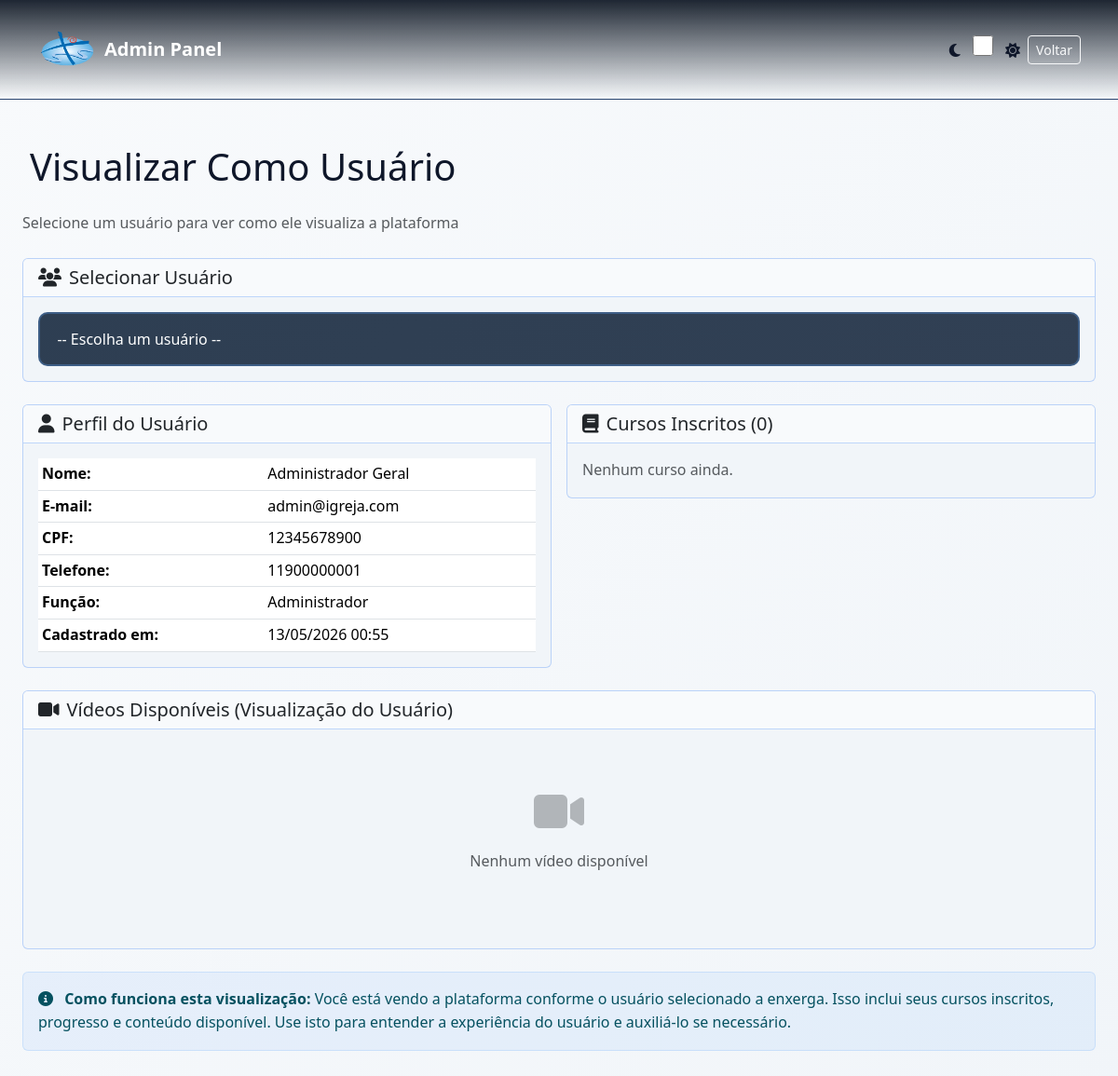
The app's page /php/admin/admin_visao_usuario.php?user_id=1 (signed in) with its own data.
### tables this page shows
CREATE TABLE IF NOT EXISTS ID_FIEL (
    IDF_ID INT UNSIGNED AUTO_INCREMENT PRIMARY KEY,
    IDF_NOME VARCHAR(100) NOT NULL,
    IDF_TELEFONE VARCHAR(20) NULL,
    IDF_EMAIL VARCHAR(150) NOT NULL,
    IDF_CPF CHAR(11) NOT NULL,
    IDF_FILIAL_ID INT UNSIGNED NULL,
    IDF_FUNCAO VARCHAR(50) NULL,
    IDF_ENDERECO VARCHAR(200) NULL,
    IDF_SENHA_HASH VARCHAR(255) NOT NULL,
    IDF_STATUS VARCHAR(20) NOT NULL DEFAULT 'pendente' COMMENT 'pendente, aprovado, negado',
    IDF_ATIVO TINYINT(1) NOT NULL DEFAULT 1,
    IDF_EMAIL_VERIFICADO_EM DATETIME NULL,
    IDF_ULTIMO_LOGIN_EM DATETIME NULL,
    IDF_CRIADO_EM TIMESTAMP NOT NULL DEFAULT CURRENT_TIMESTAMP,
    IDF_ATUALIZADO_EM TIMESTAMP NOT NULL DEFAULT CURRENT_TIMESTAMP ON UPDATE CURRENT_TIMESTAMP,
    IDF_REMOVIDO_EM DATETIME NULL,
    UNIQUE KEY UK_ID_FIEL_EMAIL (IDF_EMAIL),
    UNIQUE KEY UK_ID_FIEL_CPF (IDF_CPF),
    KEY IX_ID_FIEL_FILIAL (IDF_FILIAL_ID),
    KEY IX_ID_FIEL_ATIVO (IDF_ATIVO),
    CONSTRAINT FK_ID_FIEL_FILIAL
        FOREIGN KEY (IDF_FILIAL_ID) REFERENCES ID_FILIAL(IDL_ID)
        ON UPDATE CASCADE
        ON DELETE SET NULL
);

### php/conexao.php (called while the page is built, shortened)
<?php
function site_url($path = '') {
    return rtrim(SITE_BASE_URL, '/') . '/' . ltrim($path, '/');
}
?>

### php/admin/admin_visao_usuario.php (the view, shortened to what this page needs)
<?php
include("../conexao.php");
$usuario_id = isset($_GET["user_id"]) ? (int) $_GET["user_id"] : 0;
$usuario = null;
$cursos = array();
$videos = array();
if ($usuario_id > 0) {
    $sql_user = "SELECT IDF_ID, IDF_NOME, IDF_EMAIL, IDF_FUNCAO, IDF_FILIAL_ID, IDF_CPF, IDF_TELEFONE, IDF_ENDERECO, IDF_CRIADO_EM FROM ID_FIEL WHERE IDF_ID = $usuario_id LIMIT 1";
    $res_user = mysqli_query($conn, $sql_user);
    if ($res_user && mysqli_num_rows($res_user) > 0) {
        $usuario = mysqli_fetch_assoc($res_user);
    } else {
        $erro = "Usuário não encontrado.";
    }
}
?>
<!DOCTYPE html>
<html lang="pt-BR" data-theme="dark">
<head>
    <link href="https://cdn.jsdelivr.net/npm/bootstrap@5.3.2/dist/css/bootstrap.min.css" rel="stylesheet">
    <link rel="stylesheet" href="https://cdnjs.cloudflare.com/ajax/libs/font-awesome/6.5.1/css/all.min.css">
    <link rel="stylesheet" href="../../css/styles.css">
</head>
<body style="transition: background 0.3s ease;">
    <nav class="navbar navbar-expand-lg navbar-dark w-100 p-3" style="background: rgba(7,16,29,0.98); border-bottom: 1px solid var(--border-color); transition: all 0.3s ease;">
        <div class="container-fluid px-4">
            <a class="navbar-brand fw-bold d-flex align-items-center" href="<?php echo site_url('php/admin/admin_conteudos.php'); ?>">
                <img src="../../assets/logo.png" alt="Logotipo" class="logo me-2" /> Admin Panel
            </a>
            <div class="d-flex gap-2 align-items-center ms-auto">
                <div class="theme-toggle-container">
                    <i class="fas fa-moon theme-icon" style="font-size: 1rem;"></i>
                    <input type="checkbox" id="theme-toggle" class="theme-toggle" aria-label="Alternar tema" style="width: 40px; height: 22px;">
                    <i class="fas fa-sun theme-icon" style="font-size: 1rem;"></i>
                </div>
                <a href="admin_conteudos.php" class="btn btn-sm btn-outline-light">Voltar</a>
            </div>
        </div>
    </nav>
    <main class="container-fluid py-5 px-4">
        <div class="row">
            <div class="col-12">
                <h1 class="mb-4"><i class="fas fa-user-eye me-2"></i>Visualizar Como Usuário</h1>
                <p class="text-muted mb-4">Selecione um usuário para ver como ele visualiza a plataforma</p>
                <div class="card mb-4" style="background: var(--bg-light); border: 1px solid var(--border-color);">
                    <div class="card-header" style="background: var(--bg-dark); border-bottom: 1px solid var(--border-color);">
                        <h5 class="mb-0"><i class="fas fa-users me-2"></i>Selecionar Usuário</h5>
                    </div>
                    <div class="card-body">
                        <form method="GET" class="d-flex gap-2">
                            <select name="user_id" class="form-select custom-input" required onchange="this.form.submit();">
                                <option value="">-- Escolha um usuário --</option>
                            </select>
                        </form>
                    </div>
                </div>
                <?php if ($usuario !== null) { ?>
                    <div class="row g-3 mb-4">
                        <div class="col-md-6">
                            <div class="card" style="background: var(--bg-light); border: 1px solid var(--border-color);">
                                <div class="card-header" style="background: var(--bg-dark); border-bottom: 1px solid var(--border-color);">
                                    <h5 class="mb-0"><i class="fas fa-user me-2"></i>Perfil do Usuário</h5>
                                </div>
                                <div class="card-body">
                                    <table class="table table-sm mb-0">
                                        <tr>
                                            <td><strong>Nome:</strong></td>
                                            <td><?php echo htmlspecialchars($usuario["IDF_NOME"]); ?></td>
                                        </tr>
                                        <tr>
                                            <td><strong>E-mail:</strong></td>
                                            <td><?php echo htmlspecialchars($usuario["IDF_EMAIL"]); ?></td>
                                        </tr>
                                        <tr>
                                            <td><strong>CPF:</strong></td>
                                            <td><?php echo htmlspecialchars($usuario["IDF_CPF"]); ?></td>
                                        </tr>
                                        <tr>
                                            <td><strong>Telefone:</strong></td>
                                            <td><?php echo htmlspecialchars($usuario["IDF_TELEFONE"]); ?></td>
                                        </tr>
                                        <tr>
                                            <td><strong>Função:</strong></td>
                                            <td><?php echo htmlspecialchars($usuario["IDF_FUNCAO"]); ?></td>
                                        </tr>
                                        <tr>
                                            <td><strong>Cadastrado em:</strong></td>
                                            <td><?php echo date('d/m/Y H:i', strtotime($usuario["IDF_CRIADO_EM"])); ?></td>
                                        </tr>
                                    </table>
                                </div>
                            </div>
                        </div>
                        <div class="col-md-6">
                            <div class="card" style="background: var(--bg-light); border: 1px solid var(--border-color);">
                                <div class="card-header" style="background: var(--bg-dark); border-bottom: 1px solid var(--border-color);">
                                    <h5 class="mb-0"><i class="fas fa-book me-2"></i>Cursos Inscritos (<?php echo count($cursos); ?>)</h5>
                                </div>
                                <div class="card-body">
                                    <?php if (count($cursos) > 0) { ?>
                                        <div class="list-group list-group-flush">
                                            <?php foreach ($cursos as $curso) { ?>
                                                <div class="list-group-item" style="background: transparent; border-color: rgba(96,165,250,0.1);">
                                                    <div class="d-flex justify-content-between align-items-center">
                                                        <div>
                                                            <h6 class="mb-1"><?php echo htmlspecialchars($curso["IDC_TITULO"]); ?></h6>
                                                            <small class="text-muted">Status: <?php echo htmlspecialchars($curso["IDMATR_STATUS"]); ?></small>
                                                        </div>
                                                        <span class="badge bg-info"><?php echo round($curso["IDMATR_PERCENTUAL"]); ?>%</span>
                                                    </div>
                                                    <div class="progress mt-2" style="height: 4px;">
                                                        <div class="progress-bar" role="progressbar" style="width: <?php echo $curso["IDMATR_PERCENTUAL"]; ?>%; background: linear-gradient(90deg, #60a5fa, #a78bfa);"></div>
                                                    </div>
                                                </div>
                                            <?php } ?>
                                        </div>
                                    <?php } else { ?>
                                        <p class="text-muted mb-0">Nenhum curso ainda.</p>
                                    <?php } ?>
                                </div>
                            </div>
                        </div>
                    </div>
                    <div class="card" style="background: var(--bg-light); border: 1px solid var(--border-color);">
                        <div class="card-header" style="background: var(--bg-dark); border-bottom: 1px solid var(--border-color);">
                            <h5 class="mb-0"><i class="fas fa-video me-2"></i>Vídeos Disponíveis (Visualização do Usuário)</h5>
                        </div>
                        <div class="card-body">
                            <?php if (count($videos) > 0) { ?>
                                <div class="row g-3">
                                    <?php foreach ($videos as $video) { ?>
                                        <div class="col-md-6 col-lg-4">
                                            <div style="background: rgba(96,165,250,0.05); border: 1px solid rgba(96,165,250,0.2); border-radius: 12px; overflow: hidden;">
                                                <div style="height: 160px; background: #000; display: flex; align-items: center; justify-content: center; position: relative;">
                                                    <i class="fas fa-play-circle" style="font-size: 3rem; color: #60a5fa; opacity: 0.5;"></i>
                                                    <div style="position: absolute; top: 0; right: 0; background: #60a5fa; color: white; padding: 0.5rem 0.8rem; font-size: 0.8rem; font-weight: 600;">VIDEO</div>
                                                </div>
                                                <div style="padding: 1rem;">
                                                    <h6 class="mb-2"><?php echo htmlspecialchars($video["IDCT_TITULO"]); ?></h6>
                                                    <p class="text-muted mb-3" style="font-size: 0.9rem; max-height: 60px; overflow: hidden;">
                                                        <?php echo htmlspecialchars($video["IDCT_DESCRICAO"]); ?>
                                                    </p>
                                                    <button class="btn btn-sm btn-light w-100" disabled>
                                                        <i class="fas fa-play me-1"></i>Ver Vídeo
                                                    </button>
                                                </div>
                                            </div>
                                        </div>
                                    <?php } ?>
                                </div>
                            <?php } else { ?>
                                <div class="text-center py-5">
                                    <i class="fas fa-video" style="font-size: 3rem; opacity: 0.3;"></i>
                                    <p class="mt-3 text-muted">Nenhum vídeo disponível</p>
                                </div>
                            <?php } ?>
                        </div>
                    </div>
                    <div class="alert alert-info mt-4" style="background: rgba(96,165,250,0.1); border: 1px solid rgba(96,165,250,0.2);">
                        <i class="fas fa-info-circle me-2"></i>
                        <strong>Como funciona esta visualização:</strong> Você está vendo a plataforma conforme o usuário selecionado a enxerga. Isso inclui seus cursos inscritos, progresso e conteúdo disponível. Use isto para entender a experiência do usuário e auxiliá-lo se necessário.
                    </div>
                <?php } else if ($usuario_id > 0) { ?>
                    <div class="alert alert-warning">
                        <i class="fas fa-warning me-2"></i>Usuário não encontrado ou não aprovado.
                    </div>
                <?php } ?>
            </div>
        </div>
    </main>
</body>
</html>

### css/styles.css (style rules this page uses)
:root { --bg-dark: #07101d; --bg-light: #152238; --text-main: #ffffff; --text-muted: #94a3b8; --card-bg: #475569; --auth-bg: #1e293b; --primary: #3b82f6; --primary-light: #60a5fa; --accent: #10b981; --input-bg: #334155; --border-color: rgba(96, 165, 250, 0.2); }
:root[data-theme="light"] { --bg-dark: #f8fafc; --bg-light: #f1f5f9; --text-main: #0f172a; --text-muted: #475569; --card-bg: #e2e8f0; --auth-bg: #ffffff; --primary: #2563eb; --primary-light: #3b82f6; --accent: #059669; --input-bg: #e2e8f0; --border-color: rgba(59, 130, 246, 0.3); }
* { margin: 0; padding: 0; box-sizing: border-box; }
html { scroll-behavior: smooth; }
body { background: linear-gradient(135deg, var(--bg-dark) 0%, var(--bg-light) 100%); color: var(--text-main); min-height: 100vh; font-family: 'Segoe UI', Tahoma, Geneva, Verdana, sans-serif; line-height: 1.6; overflow-x: hidden; }
.navbar { background: linear-gradient(to bottom, rgba(7, 16, 29, 0.9) 0%, transparent 100%) !important; z-index: 10; }
.logo { height: 64px; width: auto; }
.custom-input { background: linear-gradient(135deg, #2d3e52 0%, #334155 100%); border: 2px solid rgba(96, 165, 250, 0.3) !important; color: white !important; padding: 0.95rem 1.15rem; transition: all 0.3s cubic-bezier(0.4, 0, 0.2, 1); border-radius: 10px; font-weight: 500; background-attachment: fixed; }
.custom-input::placeholder { color: #94a3b8; transition: color 0.3s ease; }

### records on screen
id_fiel: IDF_NOME "Administrador Geral", IDF_EMAIL "admin@igreja.com", IDF_CPF "12345678900", IDF_TELEFONE "11900000001", IDF_FUNCAO "Administrador", IDF_CRIADO_EM "13/05/2026 00:55"

### other values on screen
count($cursos) "0"
